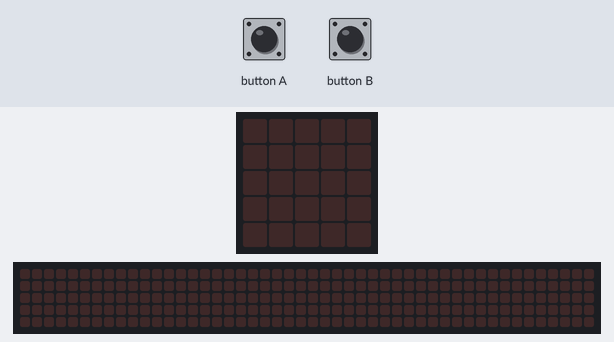
Bench run of a program on a simulated BBC micro:bit (MakeCode). Parts: the board's 5×5 LED display, a strip that is not on the board, showing the scrolling text unrolled. The test bench sets the inputs (shaded band). The 48×5 strip is a reading aid, not a part: it shows the text the display is scrolling, unrolled, one strip-width of it at a time.

Above: at 1.2 s.
1.3 s: button A pressed for 0.15 s
At 3.77 s:
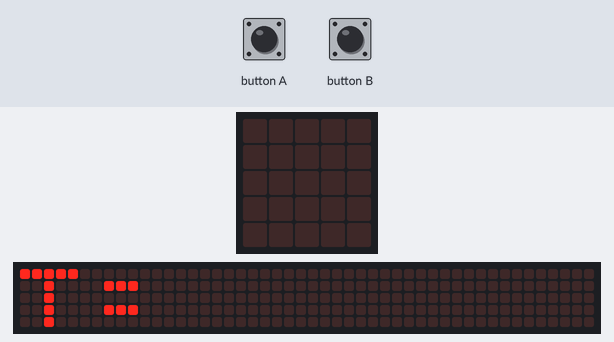
4.3 s: button B pressed for 3.2 s
At 7.4 s:
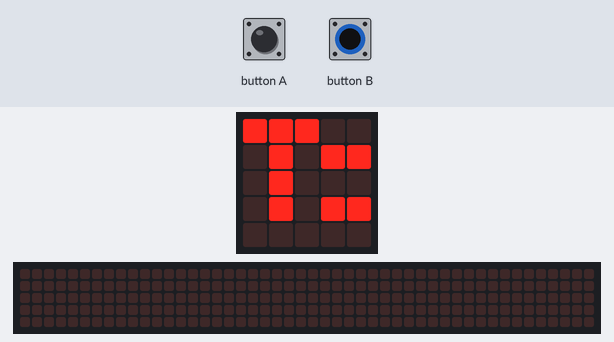
10.5 s: button A pressed for 1 s
At 15.99 s:
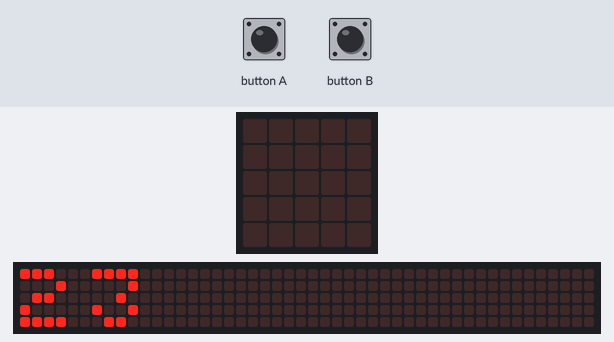

The program:

main.ts
```typescript
function temp () {
    if (input.buttonIsPressed(Button.A)) {
        Temp += 1
        basic.showString("T=")
        basic.showNumber(Temp)
        basic.pause(500)
    }
    if (input.buttonIsPressed(Button.B)) {
        Temp += -1
        basic.showLeds(`
            # # # . .
            . # . # #
            . # . . .
            . # . # #
            . . . . .
            `)
        basic.clearScreen()
        basic.showNumber(Temp)
        basic.pause(500)
    }
}
let Temp = 0
Temp = 22
basic.forever(function () {
    temp()
})
```

test.ts
```typescript
// tests gaan hier; deze zal niet worden gecompileerd wanneer dit pakket wordt gebruikt als extensie.
```

Measured:
- after the input at 1.3 s, the display: changes at once (image 1)
- after the input at 4.3 s, the display: first differs from a run without the input after 2.9 s (image 2)
- after the input at 10.5 s, the display: first changes after 0.32 s (image 3 shows a later state)
- what the display in image 1 shows lasts 0.4 s, from 3.6 s to 4.0 s
